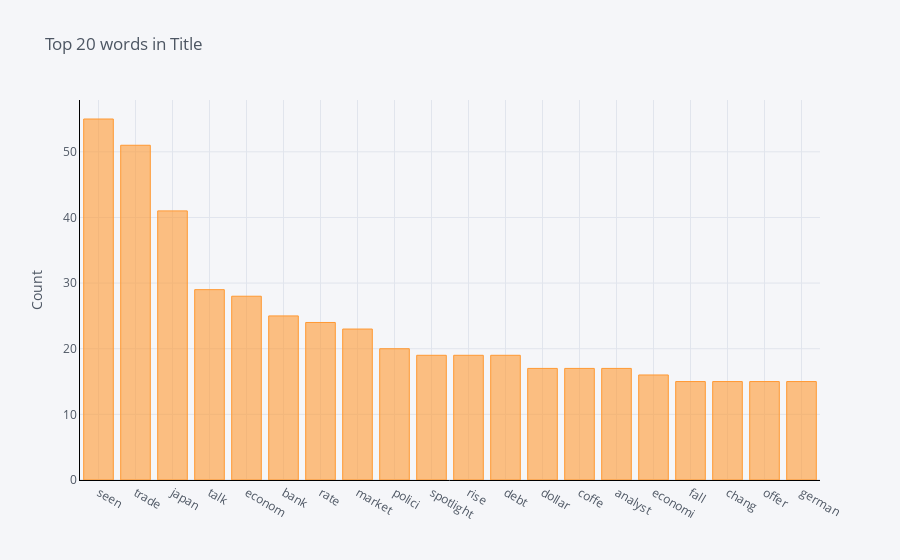

The notebook cell this image was saved under:
### Markdown cell above
**Group by Title**

### Code cell
common_words = get_top_n_words(df_filter['title'], 20)
#for word, freq in common_words:
#    print(word, freq)
df2 = pd.DataFrame(common_words, columns = ['TitleText' , 'count'])
df2.groupby('TitleText').sum()['count'].sort_values(ascending=False).iplot(
    kind='bar', yTitle='Count', linecolor='black', title='Top 20 words in Title')

### Figure 1 — Plotly figure (JSON) as saved in the notebook; plotly's stock layout.template omitted (floating-point values rounded to 4 significant figures)
{"data": [{"marker": {"color": "rgba(255, 153, 51, 0.6)", "line": {"color": "rgba(255, 153, 51, 1.0)", "width": 1}}, "name": "count", "orientation": "v", "text": "", "type": "bar", "x": ["seen", "trade", "japan", "talk", "econom", "bank", "rate", "market", "polici", "spotlight", "rise", "debt", "dollar", "coffe", "analyst", "economi", "fall", "chang", "offer", "german"], "y": [55, 51, 41, 29, 28, 25, 24, 23, 20, 19, 19, 19, 17, 17, 17, 16, 15, 15, 15, 15]}], "layout": {"legend": {"bgcolor": "#F5F6F9", "font": {"color": "#4D5663"}}, "paper_bgcolor": "#F5F6F9", "plot_bgcolor": "#F5F6F9", "title": {"font": {"color": "#4D5663"}, "text": "Top 20 words in Title"}, "xaxis": {"gridcolor": "#E1E5ED", "linecolor": "black", "showgrid": true, "tickfont": {"color": "#4D5663"}, "title": {"font": {"color": "#4D5663"}, "text": ""}, "zerolinecolor": "#E1E5ED"}, "yaxis": {"gridcolor": "#E1E5ED", "linecolor": "black", "showgrid": true, "tickfont": {"color": "#4D5663"}, "title": {"font": {"color": "#4D5663"}, "text": "Count"}, "zerolinecolor": "#E1E5ED"}}}
